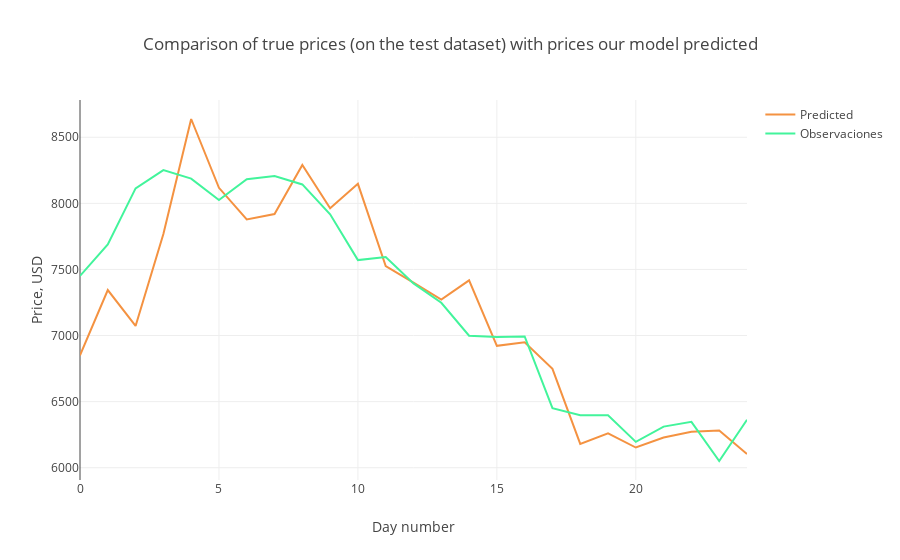

Notebook code cell kept with this figure:
### Code cell
# Visualización de 
trace1 = go.Scatter(
    x = np.arange(0, len(predicted_test), 1),
    y = predicted_test,
    mode = 'lines',
    name = 'Predicted',
    line = dict(color=('rgb(244, 146, 65)'), width=2)
)
trace2 = go.Scatter(
    x = np.arange(0, len(observated_test), 1),
    y = observated_test,
    mode = 'lines',
    name = 'Observaciones',
    line = dict(color=('rgb(66, 244, 155)'), width=2)
)

data = [trace1, trace2]
layout = dict(title = 'Comparison of true prices (on the test dataset) with prices our model predicted',
             xaxis = dict(title = 'Day number'), yaxis = dict(title = 'Price, USD'))
fig = dict(data=data, layout=layout)
py.iplot(fig, filename='results_demonstrating0')

### Figure 1 — Plotly figure (JSON) as saved in the notebook; plotly's stock layout.template omitted (floating-point values rounded to 4 significant figures)
{"data": [{"line": {"color": "rgb(244, 146, 65)", "width": 2}, "mode": "lines", "name": "Predicted", "type": "scatter", "x": [0, 1, 2, 3, 4, 5, 6, 7, 8, 9, 10, 11, 12, 13, 14, 15, 16, 17, 18, 19, 20, 21, 22, 23, 24], "y": [6850.0, 7344.0, 7072.0, 7767.0, 8638.0, 8118.0, 7878.0, 7919.0, 8290.0, 7963.0, 8147.0, 7526.0, 7400.0, 7272.0, 7417.0, 6922.0, 6949.0, 6748.0, 6180.0, 6260.0, 6153.0, 6228.0, 6272.0, 6282.0, 6104.0]}, {"line": {"color": "rgb(66, 244, 155)", "width": 2}, "mode": "lines", "name": "Observaciones", "type": "scatter", "x": [0, 1, 2, 3, 4, 5, 6, 7, 8, 9, 10, 11, 12, 13, 14, 15, 16, 17, 18, 19, 20, 21, 22, 23, 24], "y": [7451.0, 7690.0, 8113.0, 8251.0, 8187.0, 8025.0, 8182.0, 8206.0, 8143.0, 7917.0, 7571.0, 7593.0, 7394.0, 7248.0, 6999.0, 6988.0, 6994.0, 6450.0, 6397.0, 6396.0, 6196.0, 6311.0, 6347.0, 6051.0, 6363.0]}], "layout": {"title": "Comparison of true prices (on the test dataset) with prices our model predicted", "xaxis": {"title": "Day number"}, "yaxis": {"title": "Price, USD"}}}
